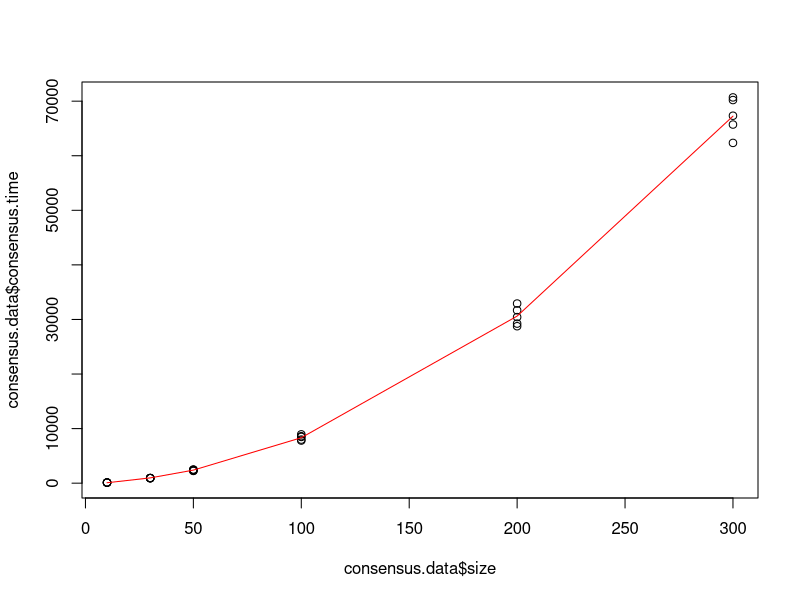

Reproduce this figure in R.
consensus.data <- read.csv(file = "consensus-size.csv",  header = TRUE, sep = ",")
#get dot plot
plot(consensus.data$consensus.time ~ consensus.data$size)
#linear regression
fit<-lm(consensus.data$consensus.time ~ poly(consensus.data$size, 3, raw=TRUE), data = consensus.data)
#draw curve
#curve(coef(mod.log)[1] + coef(mod.log)[2]*(x^2), add=TRUE)
lines(consensus.data$size, predict(fit, data.frame(x=consensus.data$size)), col='red')

